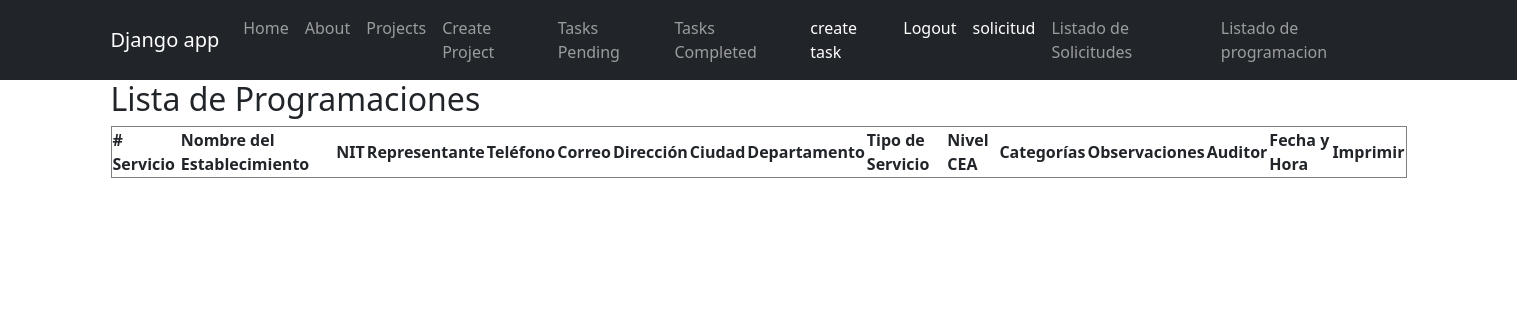
Before: /programacion/programaciones/ (signed in) with the older database file.
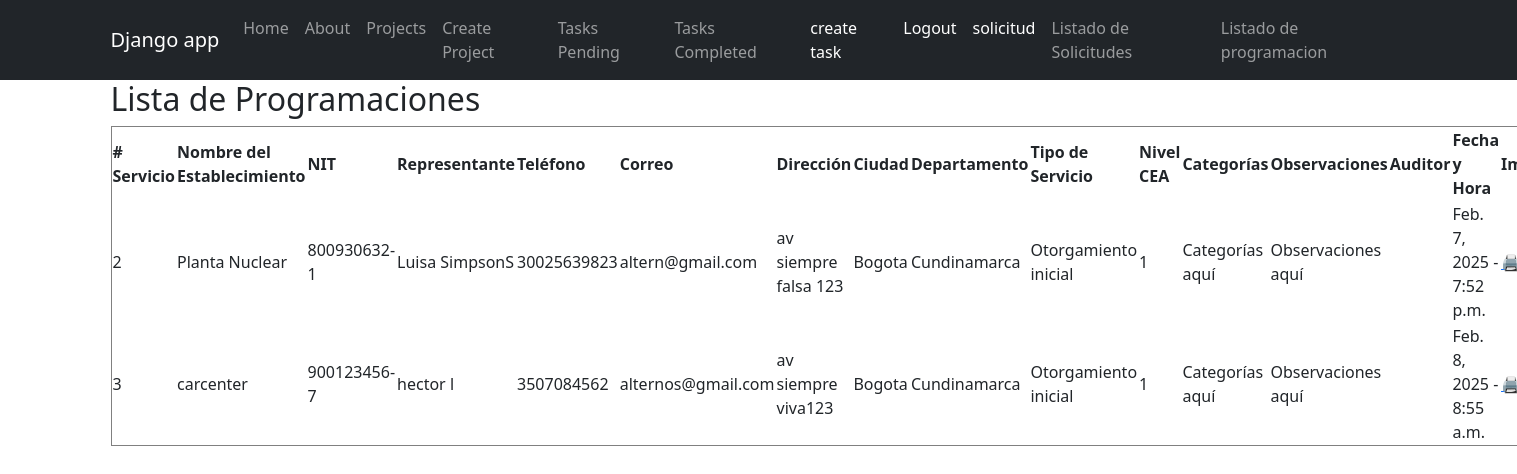
After: the same page with the newer database file.
### programacion/models.py (models this page shows, shortened)
class Programacion(models.Model):
    solicitud = models.OneToOneField(Solicitud, on_delete=models.CASCADE)
    fecha_etapa_1 = models.DateField(null=True, blank=True)
    hora_etapa_1 = models.TimeField(null=True, blank=True)
    dias_auditoria_etapa_1 = models.DecimalField(max_digits=3, decimal_places=1, default=0.5)
    fecha_etapa_2 = models.JSONField(null=True, blank=True)  # Almacena hasta 3 fechas en formato JSON
    hora_etapa_2 = models.TimeField(null=True, blank=True)
    dias_auditoria_etapa_2 = models.DecimalField(max_digits=3, decimal_places=1, null=True, blank=True)
    auditor = models.ForeignKey(User, on_delete=models.SET_NULL, null=True, blank=True, related_name="auditorias")
    estado = models.CharField(
        max_length=20,
        choices=[
            ('Pendiente', 'Pendiente'),
            ('Aprobada', 'Aprobada'),
            ('Rechazada', 'Rechazada'),
            ('Programada', 'Programada'),
        ],
        default='Pendiente'
    )

### solicitudes/models.py (models this page shows, shortened)
class Solicitud(models.Model):
    cliente = models.ForeignKey(Cliente, on_delete=models.CASCADE)  # Relación con el modelo Cliente
    fecha_solicitud = models.DateField(default=date.today)  # Fecha en que se crea la solicitud
    estado = models.CharField(
        max_length=20,
        choices=[
            ('Pendiente', 'Pendiente'),
            ('Aprobada', 'Aprobada'),
            ('Rechazada', 'Rechazada')
        ],
        default='Pendiente'
    )  # Estado de la solicitud

class Cliente(models.Model):
    nit = models.CharField(max_length=20, unique=True)  # Nit único
    nombre_propietario = models.CharField(max_length=100)
    nombre_establecimiento = models.CharField(max_length=100)
    representante_legal = models.CharField(max_length=100)
    cedula_ciudadania = models.CharField(max_length=20)
    ciudad = models.CharField(max_length=100)
    departamento = models.CharField(max_length=100)
    direccion = models.CharField(max_length=200)
    representante_organismo = models.CharField(max_length=100)
    cargo = models.CharField(max_length=50)
    telefono_fijo = models.CharField(max_length=20, blank=True, null=True)
    telefono_celular = models.CharField(max_length=20)
    correo_electronico = models.EmailField()
    nivel_cea = models.CharField(max_length=50, choices=NIVELES_CEA)
    cantidad_vehiculos = models.IntegerField(null=True, blank=True)
    cantidad_instructores = models.IntegerField(null=True, blank=True)
    categorias_certificar = models.ManyToManyField(Categoria, blank=True)
    certificado_conformidad = models.CharField(max_length=2, choices=CERTIFICADO_CONFORMIDAD_CHOICES, default="No")
    nombre_ente_certificador = models.CharField(max_length=100, blank=True, null=True)  # Se llena si es "Sí"
    fecha_solicitud = models.DateField(null=True, blank=True)  # Se establece solo cuando se envía la solicitud

### programacion/views.py (the view)
# urls.py: path("programaciones/", listado_programaciones, name="listado_programaciones"),
@login_required
def listado_programaciones(request):
    programaciones = Programacion.objects.select_related("solicitud__cliente", "auditor").filter(estado="Programada")
    return render(request, "programacion/listado_programaciones.html", {"programaciones": programaciones})

### programacion/templates/programacion/listado_programaciones.html (shortened to what this page needs)
<!doctype html>
<html lang="en">
<head>
</head>
{% extends 'layouts/base.html' %}
{% block content %}
<body>
<h2>Lista de Programaciones</h2>
<table border="1">
    <thead>
        <tr>
            <th># Servicio</th>
            <th>Nombre del Establecimiento</th>
            <th>NIT</th>
            <th>Representante</th>
            <th>Teléfono</th>
            <th>Correo</th>
            <th>Dirección</th>
            <th>Ciudad</th>
            <th>Departamento</th>
            <th>Tipo de Servicio</th>
            <th>Nivel CEA</th>
            <th>Categorías</th>
            <th>Observaciones</th>
            <th>Auditor</th>
            <th>Fecha y Hora</th>
            <th>Imprimir</th>
        </tr>
    </thead>
    <tbody>
        {% for programacion in programaciones %}
        <tr>
            <td>{{ programacion.id }}</td>
            <td>{{ programacion.solicitud.cliente.nombre_establecimiento }}</td>
            <td>{{ programacion.solicitud.cliente.nit }}</td>
            <td>{{ programacion.solicitud.cliente.representante_organismo }}</td>
            <td>{{ programacion.solicitud.cliente.telefono_celular }}</td>
            <td>{{ programacion.solicitud.cliente.correo_electronico }}</td>
            <td>{{ programacion.solicitud.cliente.direccion }}</td>
            <td>{{ programacion.solicitud.cliente.ciudad }}</td>
            <td>{{ programacion.solicitud.cliente.departamento }}</td>
            <td>Otorgamiento inicial</td>
            <td>{{ programacion.solicitud.cliente.nivel_cea }}</td>
            <td>Categorías aquí</td>
            <td>Observaciones aquí</td>
            <td>{{ programacion.auditor.get_full_name }}</td>
            <td>{{ programacion.fecha_etapa_1 }} - {{ programacion.hora_etapa_1 }}</td>
            <td><a href="{% url 'imprimir_programacion' programacion.id %}" target="_blank">🖨️</a></td>
        </tr>
        {% endfor %}
    </tbody>
</table>
{% endblock %}

### myapp/templates/layouts/base.html (shortened to what this page needs)
{% load static %}
<!doctype html>
<html lang="en">
<head>
    <link rel="stylesheet" href=https://cdn.jsdelivr.net/npm/bootstrap@5.3.3/dist/css/bootstrap.min.css>
</head>
<body>
<nav class="navbar navbar-expand-lg bg-dark navbar-dark">
    <div class="container">
        <a class="navbar-brand" href="/">Django app</a>
        <div class="collapse navbar-collapse" id="navbarNavDropdown">
            <ul class="navbar-nav ms-auto">
                <li class="nav-item" >
                    <a class="nav-link" href="{% url 'index' %}">Home</a>
                </li>
                <li class="nav-item" >
                    <a class="nav-link " href="{% url 'about' %}">About</a>
                </li>
                <li class="nav-item" >
                    <a class="nav-link" href="{% url 'projects' %}">Projects</a>
                </li>
                <li class="nav-item" >
                    <a class="nav-link" href="{% url 'create_project' %}">Create Project</a>
                </li>
                {% if user.is_authenticated %}
                <li class="nav-item" >
                    <a class="nav-link" href="{% url 'tasks' %}">Tasks Pending</a>
                </li>
                <li class="nav-item" >
                    <a class="nav-link" href="{% url 'tasks_completed' %}">Tasks Completed</a>
                </li>
                <li class="nav-item" >
                    <a class="nav-link active" href="{% url 'create_task' %}">create task</a>
                </li>
                <li class="nav-item" >
                    <a class="nav-link active" href="{% url 'logout' %}">Logout</a>
                </li>
                <li class="nav-item" >
                    <a class="nav-link active" href="{% url 'solicitud' %}">solicitud</a>
                </li>
                <li class="nav-item">
                    <a class="nav-link" href="{% url 'listado_solicitudes' %}">Listado de Solicitudes</a>
                </li>
                <li class="nav-item">
                    <a class="nav-link" href="{% url 'listado_programaciones' %}">Listado de programacion</a>
                </li>
                {% endif %}
            </ul>
        </div>
    </div>
</nav>
<main class="container">
{% block content %} {% endblock %}
</main>
</body>
</html>

Changed rows visible on the page:
added Programacion: id "2", solicitud.cliente.nombre_establecimiento "Planta Nuclear", solicitud.cliente.nit "800930632-1", solicitud.cliente.representante_organismo "Luisa SimpsonS", solicitud.cliente.telefono_celular "30025639823", solicitud.cliente.correo_electronico "altern@gmail.com", solicitud.cliente.direccion "av siempre falsa 123", solicitud.cliente.ciudad "Bogota", solicitud.cliente.departamento "Cundinamarca", solicitud.cliente.nivel_cea "1", fecha_etapa_1 "Feb. 7, 2025", hora_etapa_1 "7:52 p.m."
added Programacion: id "3", solicitud.cliente.nombre_establecimiento "carcenter", solicitud.cliente.nit "900123456-7", solicitud.cliente.representante_organismo "hector l", solicitud.cliente.telefono_celular "3507084562", solicitud.cliente.correo_electronico "alternos@gmail.com", solicitud.cliente.direccion "av siempre viva123", solicitud.cliente.ciudad "Bogota", solicitud.cliente.departamento "Cundinamarca", solicitud.cliente.nivel_cea "1", fecha_etapa_1 "Feb. 8, 2025", hora_etapa_1 "8:55 a.m."
